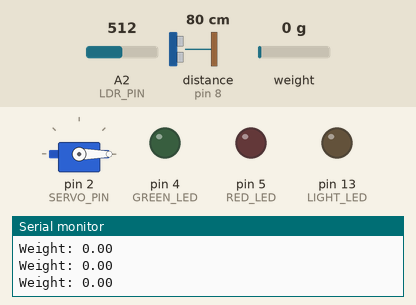
The sketch below on a simulated Arduino Uno, built with avr-gcc and run on an emulated ATmega328P. Shown: servo, output pins drawn as LEDs (lit = HIGH), the last lines printed to the serial monitor. Wiring (inferred from the names in the program): ultrasonic range finder: trigger pin 12; echo pin 8. The test bench sets the inputs (shaded band); at power-on: distance to the obstacle (sensor on pin 8) 80 cm, weight on the scale 0 g, A2 (LDR_PIN) = 512. The echo pulse lasts 58.3 µs per cm; pins used as bus, display or sensor lines are not drawn.

Above: at 2.2 s.
2.3 s: distance to the obstacle (sensor on pin 8) set to 13 cm
3.8 s: distance to the obstacle (sensor on pin 8) set to 10 cm
At 4.5 s:
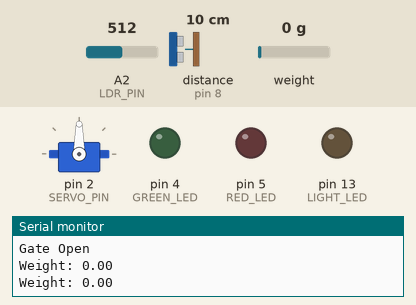
5.5 s: weight on the scale set to 91 g
8.5 s: weight on the scale set to 109 g
At 9.1 s:
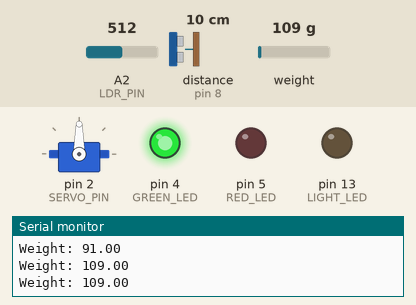
11.5 s: A2 (LDR_PIN) set to 489
At 12.0 s:
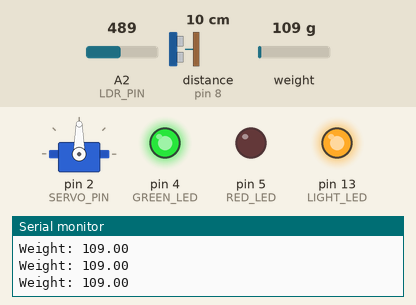
14.5 s: weight on the scale set to 100 g
At 15.1 s:
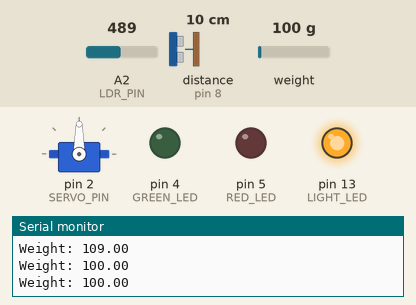
Timing chart, 0 to 18.5 s (numbered marks = the images above; inputs shaded):
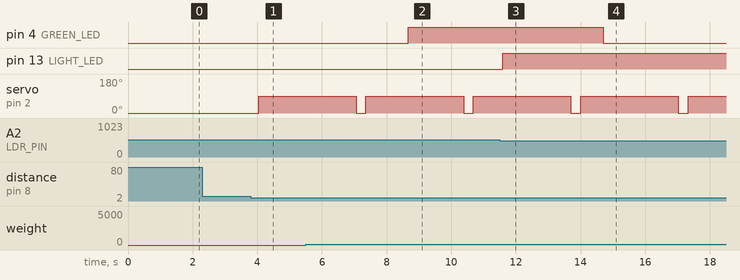

The sketch:

CarParkingSystem.ino
```cpp
#include <Servo.h>
#include <HX711.h>

// HX711
#define DT A0
#define SCK A1
#define RED_LED 5
#define GREEN_LED 4

// Ultrasonic
#define trigPin 12
#define echoPin 8

// Servo
#define SERVO_PIN 2
Servo gateServo;

// LDR
#define LDR_PIN A2
#define LIGHT_LED 13

HX711 scale;

bool gateOpen = false;
unsigned long gateTimer = 0;

void setup() {
  Serial.begin(9600);

  pinMode(trigPin, OUTPUT);
  pinMode(echoPin, INPUT);
  pinMode(RED_LED, OUTPUT);
  pinMode(GREEN_LED, OUTPUT);
  pinMode(LIGHT_LED, OUTPUT);

  gateServo.attach(SERVO_PIN);
  gateServo.write(0);

  scale.begin(DT, SCK);
  scale.set_scale(2280.0);   // ⚠️ CHANGE AFTER CALIBRATION
  scale.tare();

  Serial.println("Car Park System Ready");
}

void loop() {

  /* ---------- LDR ---------- */
  int ldrValue = analogRead(LDR_PIN);
  digitalWrite(LIGHT_LED, ldrValue < 500 ? HIGH : LOW);

  /* ---------- Ultrasonic ---------- */
  long duration;
  int distance;

  digitalWrite(trigPin, LOW);
  delayMicroseconds(2);
  digitalWrite(trigPin, HIGH);
  delayMicroseconds(10);
  digitalWrite(trigPin, LOW);

  duration = pulseIn(echoPin, HIGH, 30000);
  distance = duration * 0.034 / 2;

  if (distance > 0 && distance <= 10 && !gateOpen) {
    gateServo.write(90);
    gateOpen = true;
    gateTimer = millis();
    Serial.println("Gate Open");
  }

  if (gateOpen && millis() - gateTimer > 3000) {
    gateServo.write(0);
    gateOpen = false;
    Serial.println("Gate Close");
  }

  /* ---------- Load Cell ---------- */
  if (scale.is_ready()) {
    float weight = scale.get_units();
    Serial.print("Weight: ");
    Serial.println(weight);

    if (weight > 1000) {
      digitalWrite(RED_LED, HIGH);
      digitalWrite(GREEN_LED, LOW);
    }
    else if (weight > 100) {
      digitalWrite(RED_LED, LOW);
      digitalWrite(GREEN_LED, HIGH);
    }
    else {
      digitalWrite(RED_LED, LOW);
      digitalWrite(GREEN_LED, LOW);
    }
  }

  delay(200);
}
```

Measured:
- the behaviour switches between 12 and 11 cm on distance to the obstacle (sensor on pin 8) (found by bisection; images 0 and 1)
- the behaviour switches between 100 and 101 g on weight on the scale (found by bisection; images 1 and 2)
- the behaviour switches between 500 and 499 on A2 (LDR_PIN) (found by bisection; images 2 and 3)
- after the input at 3.8 s, servo on pin 2 (SERVO_PIN): 0° → 90° after 0.24 s
- after the input at 8.5 s, pin 4 (GREEN_LED): LOW → HIGH after 0.17 s
- after the input at 11.5 s, pin 13 (LIGHT_LED): LOW → HIGH after 0.09 s
- after the input at 14.5 s, pin 4 (GREEN_LED): HIGH → LOW after 0.21 s
